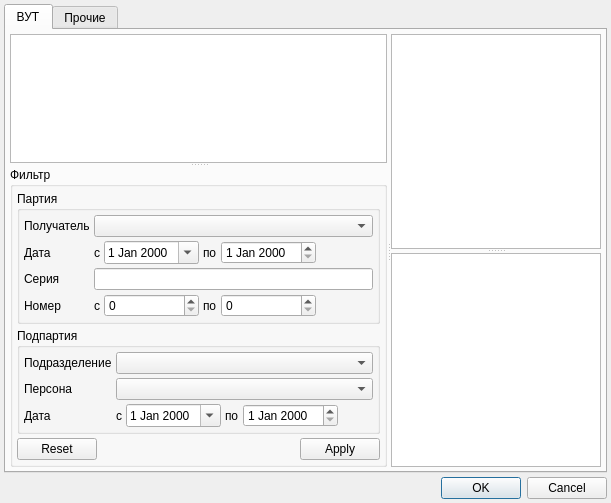
<?xml version="1.0" encoding="UTF-8"?>
<ui version="4.0">
 <class>BlanksDialog</class>
 <widget class="QDialog" name="BlanksDialog">
  <property name="geometry">
   <rect>
    <x>0</x>
    <y>0</y>
    <width>611</width>
    <height>503</height>
   </rect>
  </property>
  <property name="windowTitle">
   <string>Учет бланков</string>
  </property>
  <layout class="QGridLayout" name="gridLayout_3">
   <property name="margin">
    <number>4</number>
   </property>
   <property name="spacing">
    <number>4</number>
   </property>
   <item row="0" column="0">
    <widget class="QTabWidget" name="tabWidget">
     <property name="currentIndex">
      <number>0</number>
     </property>
     <widget class="QWidget" name="tabTypeTempInvalid">
      <attribute name="title">
       <string>ВУТ</string>
      </attribute>
      <layout class="QGridLayout" name="gridLayout_4">
       <property name="margin">
        <number>4</number>
       </property>
       <property name="spacing">
        <number>4</number>
       </property>
       <item row="0" column="0">
        <widget class="QSplitter" name="splitter_3">
         <property name="orientation">
          <enum>Qt::Horizontal</enum>
         </property>
         <widget class="QSplitter" name="splitter_2">
          <property name="orientation">
           <enum>Qt::Vertical</enum>
          </property>
          <widget class="CTreeView" name="treeBlankTypeTempInvalid"/>
          <widget class="QGroupBox" name="grbTempInvalidFilter">
           <property name="title">
            <string>Фильтр</string>
           </property>
           <layout class="QGridLayout" name="gridLayout">
            <property name="margin">
             <number>4</number>
            </property>
            <property name="spacing">
             <number>4</number>
            </property>
            <item row="0" column="0">
             <widget class="QGroupBox" name="grbParty">
              <property name="title">
               <string>Партия</string>
              </property>
              <layout class="QGridLayout" name="gridLayout_10">
               <property name="margin">
                <number>4</number>
               </property>
               <property name="spacing">
                <number>4</number>
               </property>
               <item row="0" column="0">
                <widget class="QLabel" name="lblPersonParty">
                 <property name="text">
                  <string>Получатель</string>
                 </property>
                </widget>
               </item>
               <item row="1" column="0">
                <widget class="QLabel" name="lblDateParty">
                 <property name="text">
                  <string>Дата</string>
                 </property>
                </widget>
               </item>
               <item row="2" column="0">
                <widget class="QLabel" name="lblSerialParty">
                 <property name="text">
                  <string>Серия</string>
                 </property>
                </widget>
               </item>
               <item row="3" column="0">
                <widget class="QLabel" name="lblNumber">
                 <property name="text">
                  <string>Номер</string>
                 </property>
                </widget>
               </item>
               <item row="1" column="5">
                <spacer name="horizontalSpacer_7">
                 <property name="orientation">
                  <enum>Qt::Horizontal</enum>
                 </property>
                 <property name="sizeHint" stdset="0">
                  <size>
                   <width>118</width>
                   <height>13</height>
                  </size>
                 </property>
                </spacer>
               </item>
               <item row="2" column="1" colspan="9">
                <widget class="QLineEdit" name="edtSerialParty"/>
               </item>
               <item row="0" column="1" colspan="9">
                <widget class="CPersonComboBoxEx" name="cmbPersonParty"/>
               </item>
               <item row="3" column="1">
                <widget class="QLabel" name="labelActions_3">
                 <property name="text">
                  <string>с</string>
                 </property>
                </widget>
               </item>
               <item row="1" column="1">
                <widget class="QLabel" name="label_5">
                 <property name="text">
                  <string>с</string>
                 </property>
                </widget>
               </item>
               <item row="1" column="2">
                <widget class="CDateEdit" name="edtBegDateParty">
                 <property name="calendarPopup">
                  <bool>true</bool>
                 </property>
                </widget>
               </item>
               <item row="1" column="3">
                <widget class="QLabel" name="label">
                 <property name="text">
                  <string>по</string>
                 </property>
                </widget>
               </item>
               <item row="3" column="2">
                <widget class="QSpinBox" name="edtNumberFrom">
                 <property name="maximum">
                  <number>99999999</number>
                 </property>
                </widget>
               </item>
               <item row="3" column="4">
                <widget class="QSpinBox" name="edtNumberTo">
                 <property name="maximum">
                  <number>99999999</number>
                 </property>
                </widget>
               </item>
               <item row="1" column="4">
                <widget class="CDateEdit" name="edtEndDateParty"/>
               </item>
               <item row="3" column="3">
                <widget class="QLabel" name="labelActions_2">
                 <property name="text">
                  <string>по</string>
                 </property>
                </widget>
               </item>
               <item row="3" column="5" colspan="4">
                <spacer name="horizontalSpacer_8">
                 <property name="orientation">
                  <enum>Qt::Horizontal</enum>
                 </property>
                 <property name="sizeHint" stdset="0">
                  <size>
                   <width>89</width>
                   <height>20</height>
                  </size>
                 </property>
                </spacer>
               </item>
              </layout>
             </widget>
            </item>
            <item row="1" column="0">
             <widget class="QGroupBox" name="grbSubParty">
              <property name="title">
               <string>Подпартия</string>
              </property>
              <layout class="QGridLayout" name="gridLayout_6">
               <property name="margin">
                <number>4</number>
               </property>
               <property name="spacing">
                <number>4</number>
               </property>
               <item row="0" column="0">
                <widget class="QLabel" name="lblOrgStructureSubParty">
                 <property name="text">
                  <string>Подразделение</string>
                 </property>
                </widget>
               </item>
               <item row="1" column="0">
                <widget class="QLabel" name="lblPersonSubParty">
                 <property name="text">
                  <string>Персона</string>
                 </property>
                </widget>
               </item>
               <item row="2" column="0">
                <widget class="QLabel" name="lblDateSubParty">
                 <property name="text">
                  <string>Дата</string>
                 </property>
                </widget>
               </item>
               <item row="2" column="2">
                <widget class="CDateEdit" name="edtBegDateSubParty">
                 <property name="calendarPopup">
                  <bool>true</bool>
                 </property>
                </widget>
               </item>
               <item row="2" column="5">
                <spacer name="horizontalSpacer_9">
                 <property name="orientation">
                  <enum>Qt::Horizontal</enum>
                 </property>
                 <property name="sizeHint" stdset="0">
                  <size>
                   <width>108</width>
                   <height>20</height>
                  </size>
                 </property>
                </spacer>
               </item>
               <item row="2" column="3">
                <widget class="QLabel" name="label_2">
                 <property name="text">
                  <string>по</string>
                 </property>
                </widget>
               </item>
               <item row="2" column="4">
                <widget class="CDateEdit" name="edtEndDateSubParty"/>
               </item>
               <item row="2" column="1">
                <widget class="QLabel" name="label_6">
                 <property name="text">
                  <string>с</string>
                 </property>
                </widget>
               </item>
               <item row="1" column="1" colspan="5">
                <widget class="CPersonComboBoxEx" name="cmbPersonSubParty"/>
               </item>
               <item row="0" column="1" colspan="5">
                <widget class="COrgStructureComboBox" name="cmbOrgStructureSubParty"/>
               </item>
              </layout>
             </widget>
            </item>
            <item row="3" column="0">
             <widget class="QDialogButtonBox" name="buttonBoxFilter">
              <property name="standardButtons">
               <set>QDialogButtonBox::Apply|QDialogButtonBox::Reset</set>
              </property>
             </widget>
            </item>
            <item row="2" column="0">
             <spacer name="verticalSpacer">
              <property name="orientation">
               <enum>Qt::Vertical</enum>
              </property>
              <property name="sizeHint" stdset="0">
               <size>
                <width>20</width>
                <height>40</height>
               </size>
              </property>
             </spacer>
            </item>
           </layout>
          </widget>
         </widget>
         <widget class="QSplitter" name="splitter">
          <property name="orientation">
           <enum>Qt::Vertical</enum>
          </property>
          <widget class="CInDocTableView" name="tblBlankTempInvalidParty">
           <property name="selectionMode">
            <enum>QAbstractItemView::SingleSelection</enum>
           </property>
           <property name="selectionBehavior">
            <enum>QAbstractItemView::SelectRows</enum>
           </property>
          </widget>
          <widget class="CInDocTableView" name="tblBlankTempInvalidMoving">
           <property name="selectionMode">
            <enum>QAbstractItemView::SingleSelection</enum>
           </property>
           <property name="selectionBehavior">
            <enum>QAbstractItemView::SelectRows</enum>
           </property>
          </widget>
         </widget>
        </widget>
       </item>
      </layout>
     </widget>
     <widget class="QWidget" name="tabTypeActions">
      <attribute name="title">
       <string>Прочие</string>
      </attribute>
      <layout class="QGridLayout" name="gridLayout_2">
       <property name="margin">
        <number>4</number>
       </property>
       <property name="spacing">
        <number>4</number>
       </property>
       <item row="0" column="0">
        <widget class="QSplitter" name="splitter_6">
         <property name="orientation">
          <enum>Qt::Horizontal</enum>
         </property>
         <widget class="QSplitter" name="splitter_5">
          <property name="orientation">
           <enum>Qt::Vertical</enum>
          </property>
          <widget class="CTreeView" name="treeBlankTypeActions"/>
          <widget class="QGroupBox" name="grbActionsFilter">
           <property name="title">
            <string>Фильтр</string>
           </property>
           <layout class="QGridLayout" name="gridLayout_8">
            <property name="margin">
             <number>4</number>
            </property>
            <property name="spacing">
             <number>4</number>
            </property>
            <item row="0" column="0">
             <widget class="QGroupBox" name="grbPartyActions">
              <property name="title">
               <string>Партия</string>
              </property>
              <layout class="QGridLayout" name="gridLayout_7">
               <property name="margin">
                <number>4</number>
               </property>
               <property name="spacing">
                <number>4</number>
               </property>
               <item row="2" column="0">
                <widget class="QLabel" name="lblSerialPartyActions">
                 <property name="text">
                  <string>Серия</string>
                 </property>
                </widget>
               </item>
               <item row="0" column="0">
                <widget class="QLabel" name="lblPersonPartyActions">
                 <property name="text">
                  <string>Получатель</string>
                 </property>
                </widget>
               </item>
               <item row="1" column="0">
                <widget class="QLabel" name="lblDatePartyActions">
                 <property name="text">
                  <string>Дата</string>
                 </property>
                </widget>
               </item>
               <item row="3" column="0">
                <widget class="QLabel" name="lblNumberActions">
                 <property name="text">
                  <string>Номер</string>
                 </property>
                </widget>
               </item>
               <item row="3" column="2">
                <widget class="QSpinBox" name="edtNumberFromActions">
                 <property name="maximum">
                  <number>99999999</number>
                 </property>
                </widget>
               </item>
               <item row="3" column="3">
                <widget class="QLabel" name="labelActions">
                 <property name="text">
                  <string>по</string>
                 </property>
                </widget>
               </item>
               <item row="1" column="1">
                <widget class="QLabel" name="label_3">
                 <property name="text">
                  <string>с</string>
                 </property>
                </widget>
               </item>
               <item row="1" column="2">
                <widget class="CDateEdit" name="edtBegDatePartyActions">
                 <property name="calendarPopup">
                  <bool>true</bool>
                 </property>
                </widget>
               </item>
               <item row="1" column="3">
                <widget class="QLabel" name="labelActions_4">
                 <property name="text">
                  <string>по</string>
                 </property>
                </widget>
               </item>
               <item row="3" column="1">
                <widget class="QLabel" name="label_7">
                 <property name="text">
                  <string>с</string>
                 </property>
                </widget>
               </item>
               <item row="3" column="4" colspan="2">
                <widget class="QSpinBox" name="edtNumberToActions">
                 <property name="maximum">
                  <number>99999999</number>
                 </property>
                </widget>
               </item>
               <item row="1" column="6" colspan="2">
                <spacer name="horizontalSpacer_5">
                 <property name="orientation">
                  <enum>Qt::Horizontal</enum>
                 </property>
                 <property name="sizeHint" stdset="0">
                  <size>
                   <width>118</width>
                   <height>13</height>
                  </size>
                 </property>
                </spacer>
               </item>
               <item row="2" column="1" colspan="7">
                <widget class="QLineEdit" name="edtSerialPartyActions"/>
               </item>
               <item row="0" column="1" colspan="7">
                <widget class="CPersonComboBoxEx" name="cmbPersonPartyActions"/>
               </item>
               <item row="3" column="6">
                <spacer name="horizontalSpacer_6">
                 <property name="orientation">
                  <enum>Qt::Horizontal</enum>
                 </property>
                 <property name="sizeHint" stdset="0">
                  <size>
                   <width>89</width>
                   <height>20</height>
                  </size>
                 </property>
                </spacer>
               </item>
               <item row="1" column="4" colspan="2">
                <widget class="CDateEdit" name="edtEndDatePartyActions"/>
               </item>
              </layout>
             </widget>
            </item>
            <item row="1" column="0">
             <widget class="QGroupBox" name="grbSubPartyActions">
              <property name="title">
               <string>Подпартия</string>
              </property>
              <layout class="QGridLayout" name="gridLayout_5">
               <property name="margin">
                <number>4</number>
               </property>
               <property name="spacing">
                <number>4</number>
               </property>
               <item row="0" column="0">
                <widget class="QLabel" name="lblOrgStructureSubPartyActions">
                 <property name="text">
                  <string>Подразделение</string>
                 </property>
                </widget>
               </item>
               <item row="1" column="0">
                <widget class="QLabel" name="lblPersonSubPartyActions">
                 <property name="text">
                  <string>Персона</string>
                 </property>
                </widget>
               </item>
               <item row="2" column="0">
                <widget class="QLabel" name="lblDateSubPartyActions">
                 <property name="text">
                  <string>Дата</string>
                 </property>
                </widget>
               </item>
               <item row="2" column="2">
                <widget class="CDateEdit" name="edtBegDateSubPartyActions">
                 <property name="calendarPopup">
                  <bool>true</bool>
                 </property>
                </widget>
               </item>
               <item row="2" column="5">
                <spacer name="horizontalSpacer_4">
                 <property name="orientation">
                  <enum>Qt::Horizontal</enum>
                 </property>
                 <property name="sizeHint" stdset="0">
                  <size>
                   <width>108</width>
                   <height>20</height>
                  </size>
                 </property>
                </spacer>
               </item>
               <item row="2" column="3">
                <widget class="QLabel" name="label_4">
                 <property name="text">
                  <string>по</string>
                 </property>
                </widget>
               </item>
               <item row="2" column="4">
                <widget class="CDateEdit" name="edtEndDateSubPartyActions"/>
               </item>
               <item row="2" column="1">
                <widget class="QLabel" name="label_8">
                 <property name="text">
                  <string>с</string>
                 </property>
                </widget>
               </item>
               <item row="0" column="1" colspan="5">
                <widget class="COrgStructureComboBox" name="cmbOrgStructureSubPartyActions"/>
               </item>
               <item row="1" column="1" colspan="5">
                <widget class="CPersonComboBoxEx" name="cmbPersonSubPartyActions"/>
               </item>
              </layout>
             </widget>
            </item>
            <item row="3" column="0">
             <widget class="QDialogButtonBox" name="buttonBoxFilterActions">
              <property name="standardButtons">
               <set>QDialogButtonBox::Apply|QDialogButtonBox::Reset</set>
              </property>
             </widget>
            </item>
            <item row="2" column="0">
             <spacer name="verticalSpacer_2">
              <property name="orientation">
               <enum>Qt::Vertical</enum>
              </property>
              <property name="sizeHint" stdset="0">
               <size>
                <width>20</width>
                <height>40</height>
               </size>
              </property>
             </spacer>
            </item>
           </layout>
          </widget>
         </widget>
         <widget class="QSplitter" name="splitter_4">
          <property name="orientation">
           <enum>Qt::Vertical</enum>
          </property>
          <widget class="CInDocTableView" name="tblBlankActionsParty">
           <property name="selectionMode">
            <enum>QAbstractItemView::SingleSelection</enum>
           </property>
           <property name="selectionBehavior">
            <enum>QAbstractItemView::SelectRows</enum>
           </property>
          </widget>
          <widget class="CInDocTableView" name="tblBlankActionsMoving">
           <property name="selectionMode">
            <enum>QAbstractItemView::SingleSelection</enum>
           </property>
           <property name="selectionBehavior">
            <enum>QAbstractItemView::SelectRows</enum>
           </property>
          </widget>
         </widget>
        </widget>
       </item>
      </layout>
     </widget>
    </widget>
   </item>
   <item row="1" column="0">
    <widget class="QDialogButtonBox" name="buttonBox">
     <property name="orientation">
      <enum>Qt::Horizontal</enum>
     </property>
     <property name="standardButtons">
      <set>QDialogButtonBox::Cancel|QDialogButtonBox::Ok</set>
     </property>
    </widget>
   </item>
  </layout>
 </widget>
 <customwidgets>
  <customwidget>
   <class>CTreeView</class>
   <extends>QTreeView</extends>
   <header>library/TreeView.h</header>
  </customwidget>
  <customwidget>
   <class>CInDocTableView</class>
   <extends>QTableView</extends>
   <header>library/InDocTable.h</header>
  </customwidget>
  <customwidget>
   <class>COrgStructureComboBox</class>
   <extends>QComboBox</extends>
   <header>Orgs/OrgStructComboBoxes.h</header>
  </customwidget>
  <customwidget>
   <class>CDateEdit</class>
   <extends>QDateEdit</extends>
   <header>library/DateEdit</header>
  </customwidget>
  <customwidget>
   <class>CPersonComboBoxEx</class>
   <extends>QComboBox</extends>
   <header>Orgs/PersonComboBoxEx.h</header>
  </customwidget>
 </customwidgets>
 <resources/>
 <connections>
  <connection>
   <sender>buttonBox</sender>
   <signal>accepted()</signal>
   <receiver>BlanksDialog</receiver>
   <slot>accept()</slot>
   <hints>
    <hint type="sourcelabel">
     <x>248</x>
     <y>254</y>
    </hint>
    <hint type="destinationlabel">
     <x>157</x>
     <y>274</y>
    </hint>
   </hints>
  </connection>
  <connection>
   <sender>buttonBox</sender>
   <signal>rejected()</signal>
   <receiver>BlanksDialog</receiver>
   <slot>reject()</slot>
   <hints>
    <hint type="sourcelabel">
     <x>316</x>
     <y>260</y>
    </hint>
    <hint type="destinationlabel">
     <x>286</x>
     <y>274</y>
    </hint>
   </hints>
  </connection>
 </connections>
</ui>
